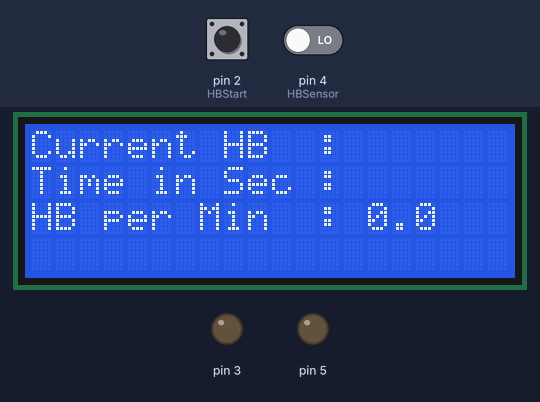
This sketch was run on a simulated Arduino Uno, built with avr-gcc and run on an emulated ATmega328P. On the bench: 20×4 character LCD, output pins drawn as LEDs (lit = HIGH). The test bench sets the inputs (shaded band); at power-on: pin 2 (HBStart) HIGH, pin 4 (HBSensor) LOW. WiFi joins after 1.5 s; servers stay silent unless stated.

Above: at 3.0 s.
3.1 s: pin 2 (HBStart) pulled LOW for 0.15 s
At 4.1 s:
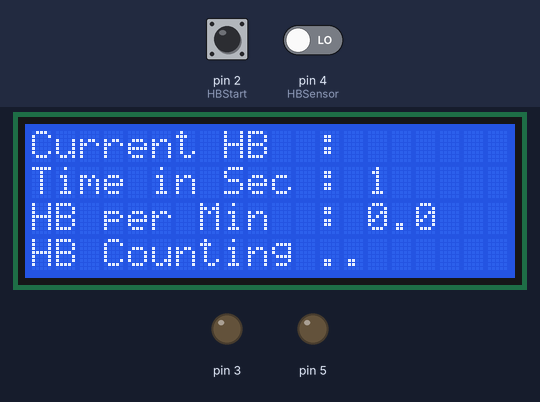
6.2 s: pin 2 (HBStart) pulled LOW for 3.2 s
At 10.9 s:
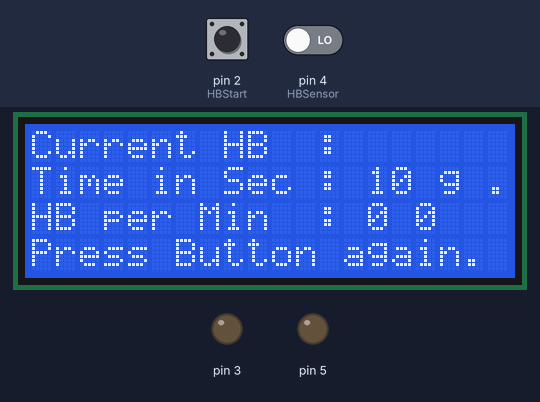
12.1 s: pin 2 (HBStart) pulled LOW for 1 s
At 12.9 s:
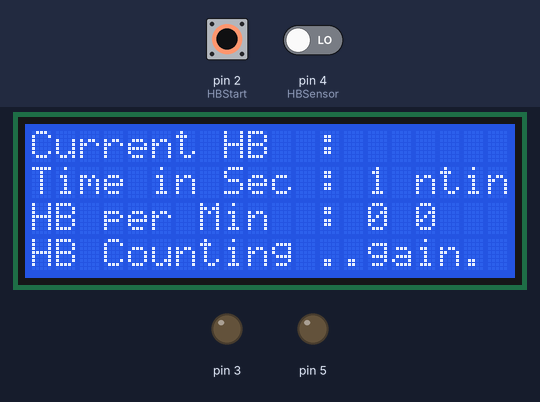
14.6 s: pin 2 (HBStart) pulled LOW for 3.2 s
At 15.1 s:
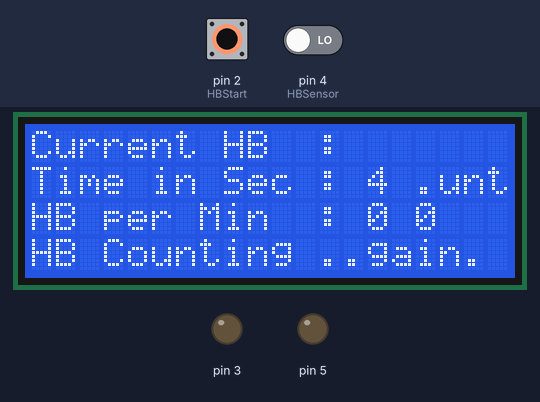
19.3 s: pin 2 (HBStart) pulled LOW for 1 s
At 20.1 s:
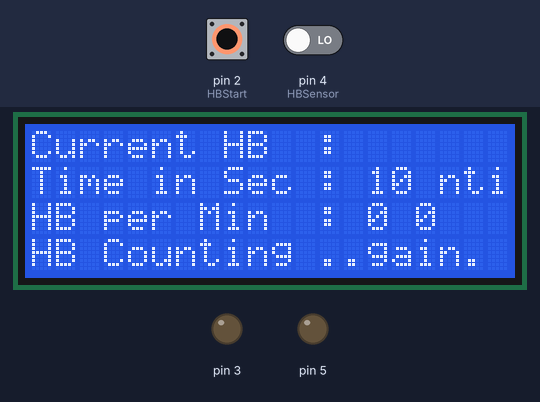
22.5 s: pin 2 (HBStart) pulled LOW for 3.2 s
At 24.1 s:
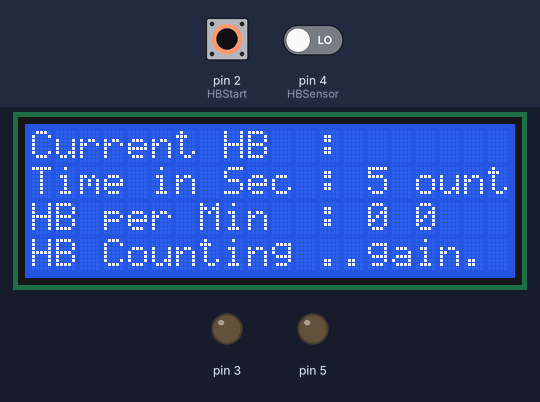
Timing chart, 0 to 25.6 s (numbered marks = the images above; inputs shaded):
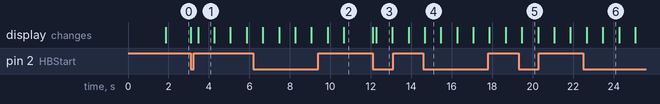

The sketch:

Final_exam.ino
```cpp
#include <LiquidCrystal.h>
#include <TimerOne.h>
#include <BlynkSimpleStream.h>
LiquidCrystal lcd(13, 12, 11, 10, 9, 8);

char auth[] = "MWyF7cHRzg1r997HbfYTwN27MuSenEKN";
int HBSensor = 4;
int HBCount = 0;
int HBCheck = 0;
int TimeinSec = 0;
int HBperMin = 0;
int HBStart = 2;
int HBStartCheck = 0;
int count = 0;

void setup() {
  // put your setup code here, to run once:
  Serial.begin(9600);
  Blynk.begin(auth, Serial);
  lcd.begin(20, 4);
  pinMode(5, OUTPUT);
  pinMode(HBSensor, INPUT);
  pinMode(3, OUTPUT);
  pinMode(HBStart, INPUT_PULLUP);
  Timer1.initialize(800000);
  Timer1.attachInterrupt( timerIsr );
  lcd.clear();
  lcd.setCursor(0,0);
  lcd.print("Current HB  : ");
  lcd.setCursor(0,1);
  lcd.print("Time in Sec : ");
  lcd.setCursor(0,2);
  lcd.print("HB per Min  : 0.0");
}


BLYNK_WRITE(V1) //Button Widget is writing to pin V1
{
  int pinData = param.asInt();
  if(pinData==1){
    digitalWrite(5, HIGH);
  }else{
    digitalWrite(5, LOW);
  }
}

BLYNK_READ(V4) // Widget in the app READs Virtal Pin V4 with the certain frequency
{
  // This command writes Arduino's uptime in seconds to Virtual Pin V4
  Blynk.virtualWrite(4, millis() / 1000);
}

BLYNK_READ(V3) // Widget in the app READs Virtal Pin V3 with the certain frequency
{
  // This command writes Arduino's uptime in seconds to Virtual Pin V3
  Blynk.virtualWrite(V1, HBCount);
  Blynk.virtualWrite(V3, HBperMin);
}


void loop() {
  if(digitalRead(HBStart) == LOW){lcd.setCursor(0,3);lcd.print("HB Counting ..");HBStartCheck = 1;}
  if(HBStartCheck == 1)
  {
      if((digitalRead(HBSensor) == HIGH) && (HBCheck == 0))
      {
        HBCount = HBCount + 1;
        HBCheck = 1;
        lcd.setCursor(14,0);
        lcd.print(HBCount);
        lcd.print(" ");
      }
      if((digitalRead(HBSensor) == LOW) && (HBCheck == 1))
      {
        HBCheck = 0;
      }
      if(TimeinSec == 10)
      {
          HBperMin = HBCount * 6;
          HBStartCheck = 0;
          lcd.setCursor(14,2);
          lcd.print(HBperMin);
          lcd.print(" ");
          lcd.setCursor(0,3);
          lcd.print("Press Button again.");
          HBCount = 0;
          TimeinSec = 0;
      }
  }
  Blynk.run();
}

void timerIsr()
{
  if(HBStartCheck == 1)
  {
      TimeinSec = TimeinSec + 1;
      lcd.setCursor(14,1);
      lcd.print(TimeinSec);
      lcd.print(" ");
  }
}
```

Measured:
- after the input at 3.1 s, the display: first changes at once (image 1 shows a later state)
- after the input at 12.1 s, the display: first changes at once (image 3 shows a later state)
- after the input at 14.6 s, the display: changes after 0.07 s (image 4)
- after the input at 19.3 s, the display: first changes after 0.17 s (image 5 shows a later state)
- after the input at 22.5 s, the display: first changes after 0.17 s (image 6 shows a later state)
- what the display in image 3 shows lasts 0.8 s, from 12.3 s to 13.1 s
